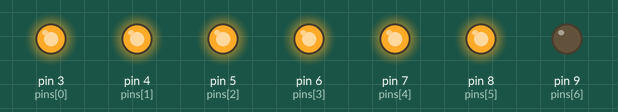
The sketch below on a simulated Arduino Uno, built with avr-gcc and run on an emulated ATmega328P. On the bench: output pins drawn as LEDs (lit = HIGH).

Above: at 0.2 s.
At 0.7 s:
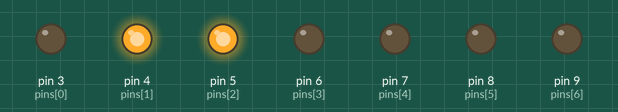
At 1.7 s:
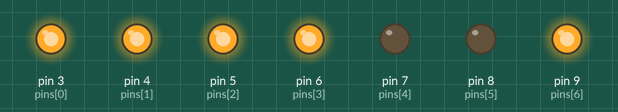
At 3.2 s:
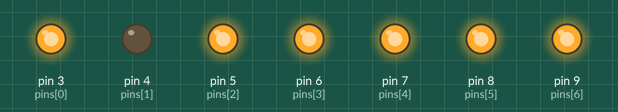
At 4.7 s:
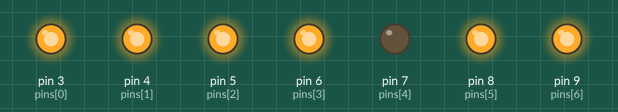
At 6.2 s:
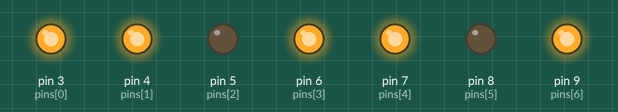
Timing chart, 0 to 6.5 s (numbered marks = the images above):
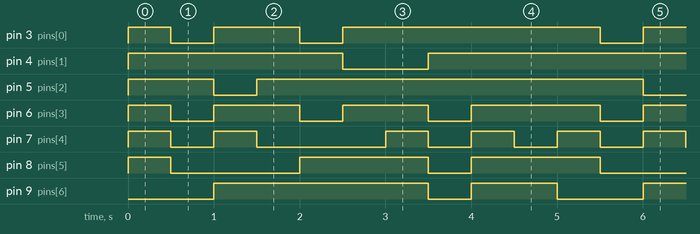

The sketch:

main.ino
```cpp
#include <stdlib.h>
#include <time.h>
#include "MyLibrary.h"


int pins[] = {3, 4, 5, 6, 7, 8, 9};


void setup() {
    for (int i=0; i<7; i++){
        pinMode(pins[i], OUTPUT);
    }
    Serial.begin(9600);
}


void loop() {

    for (int i=0; i<10; i++){
        FndTurnOnNumber(i, pins);
        Wait(500);
        FndTurnOff(pins);
    }

}
```

MyLibrary.cpp
```cpp
#include "Arduino.h"
#include "string.h"
#include "MyLibrary.h"

/*
- 자주 사용하는 함수 분리
- fnd 번호 출력
*/

void Print(String s){
    Serial.print(s);
}

void Print(int i){
    Serial.print(i);
}

void Println(String s) {
    Serial.println(s);
}

void Println(int i){
    Serial.println(i);
}

void Wait(int delayTime) {
    delay(delayTime);
}

void TurnOnPin(int pinNumber){
    digitalWrite(pinNumber, HIGH);
}

void TurnOffPin(int pinNumber){
    digitalWrite(pinNumber, LOW);
}

bool fndNumberReps[10][8] = {
    // FND Number Representations w dp
    {1, 1, 1, 1, 1, 1, 0, 0},   // 0
    {0, 1, 1, 0, 0, 0, 0, 0},   // 1
    {1, 1, 0, 1, 1, 0, 1, 0},   // 2
    {1, 1, 1, 1, 0, 0, 1, 0},   // 3
    {0, 1, 1, 0, 0, 1, 1, 0},   // 4
    {1, 0, 1, 1, 0, 1, 1, 0},   // 5
    {1, 0, 1, 1, 1, 1, 1, 0},   // 6
    {1, 1, 1, 0, 0, 0, 0, 0},   // 7
    {1, 1, 1, 1, 1, 1, 1, 0},   // 8
    {1, 1, 1, 1, 0, 1, 1, 0},   // 9
};

void FndTurnOnNumber(int num, int* fndPinNumbers){
    for (int i=0; i<8; i++) {
        if (fndNumberReps[num][i]) {
            TurnOnPin(fndPinNumbers[i]);
        } else{
            TurnOffPin(fndPinNumbers[i]);
        }
    }
}

void FndTurnOff(int* fndPinNumbers){
    for (int i=0; i<8; i++) {
        TurnOffPin(fndPinNumbers[i]);
    }
}
```

MyLibrary.h
```cpp
#pragma once

#ifndef MyLibrary_H
#define MyLibrary_H

#include "Arduino.h"

void Print(String s);
void Print(int i);
void Println(String s);
void Println(int i);

void Wait(int delayTime);

void TurnOnPin(int pinNumber);
void TurnOffPin(int pinNumber);

void FndTurnOnNumber(int num, int* fndPinNumbers);
void FndTurnOff(int* fndPinNumbers);

#endif
```

Measured:
- by itself, pin 3 (pins[0]): repeats every 5.0 s: LOW 0.50 s, HIGH 1.0 s, LOW 0.50 s, HIGH 3.0 s
- by itself, pin 4 (pins[1]): repeats every 5.0 s: LOW 1.0 s, HIGH 4.0 s
- by itself, pin 5 (pins[2]): repeats every 5.0 s: LOW 0.50 s, HIGH 4.5 s
- by itself, pin 6 (pins[3]): repeats every 5.0 s: 2 × (LOW 0.50 s, HIGH 1.0 s), LOW 0.50 s, HIGH 1.5 s
- by itself, pin 7 (pins[4]): repeats every 5.0 s: LOW 0.50 s, HIGH 0.50 s, LOW 1.5 s, 2 × (HIGH 0.50 s, LOW 0.50 s), HIGH 0.50 s
- by itself, pin 8 (pins[5]): repeats every 5.0 s: LOW 1.5 s, HIGH 1.5 s, LOW 0.50 s, HIGH 1.5 s
- by itself, pin 9 (pins[6]): repeats every 5.0 s: LOW 0.50 s, HIGH 1.0 s, LOW 1.0 s, HIGH 2.5 s
